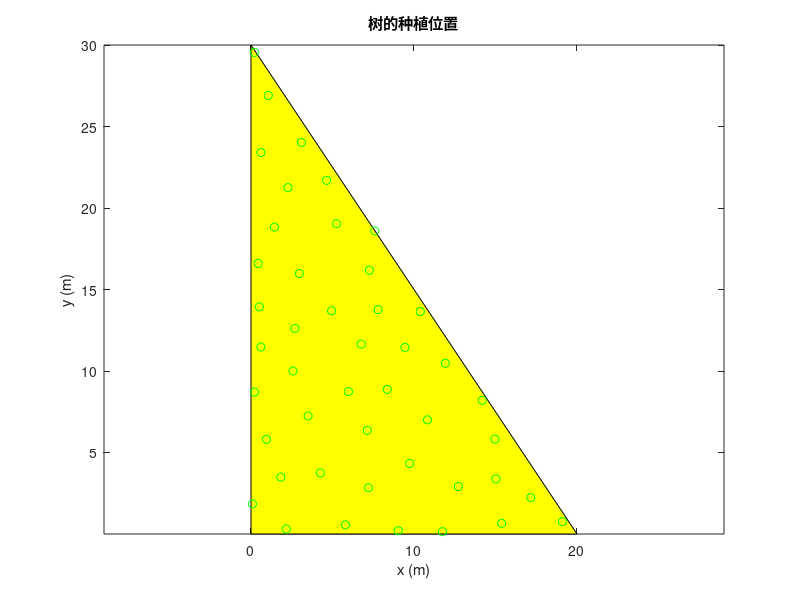

The MATLAB script that drew this image:
% 定义三角形区域的顶点
vertices = [0 0; 0 30; 20 0];

% 树的高度和对应的冠幅
tree_height = 1.0;
tree_crown_diameter = 0.30;
tree_crown_radius = tree_crown_diameter / 2;

% 安全距离
safety_distance = 2.35;

% 用于保存树的位置的数组
tree_positions = [];

% 迭代次数
iterations = 10000;

% 在每次迭代中，尝试添加一棵树到随机位置
for i = 1:iterations
    % 生成随机位置
    x = 20 * rand();
    y = 30 * rand();
    
    % 检查新的位置是否在三角形区域内
    if inpolygon(x, y, vertices(:,1), vertices(:,2))
        % 检查新的位置是否与其他树的距离大于冠幅的半径加上安全距离
        if isempty(tree_positions)
            tree_positions = [tree_positions; x y];
        else
            dist = sqrt((tree_positions(:, 1) - x).^2 + (tree_positions(:, 2) - y).^2);
            if min(dist) >= max([tree_crown_radius, safety_distance])
                tree_positions = [tree_positions; x y];
            end
        end
    end
end

% 打印结果
fprintf('在三角形区域内可以种植 %d 棵树.\n', size(tree_positions, 1));

% 绘制三角形区域和树的位置
figure;
fill(vertices(:,1), vertices(:,2), 'y');
hold on;
scatter(tree_positions(:,1), tree_positions(:,2), 'g');
axis equal;
title('树的种植位置');
xlabel('x (m)');
ylabel('y (m)');
